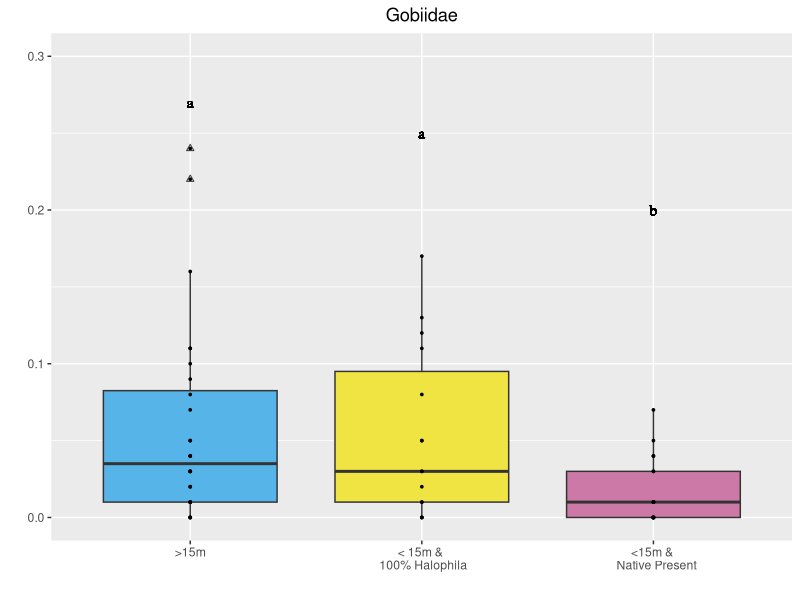
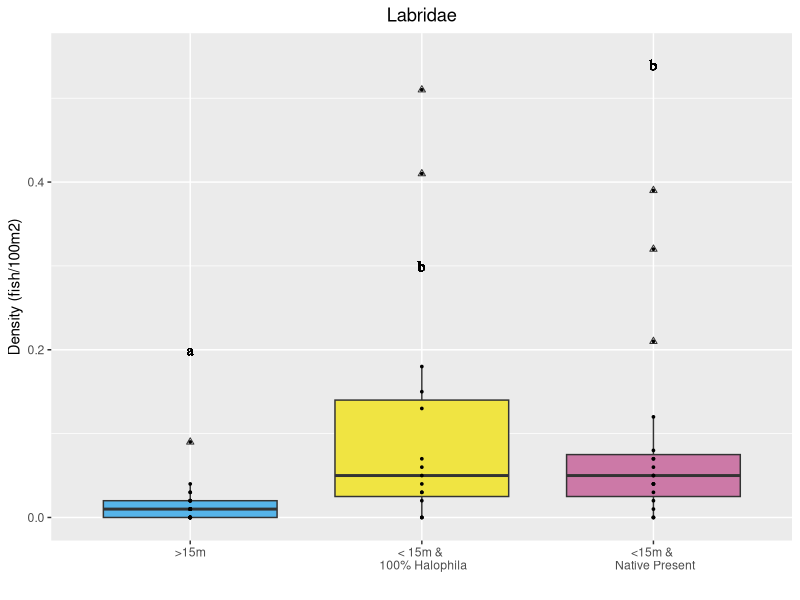
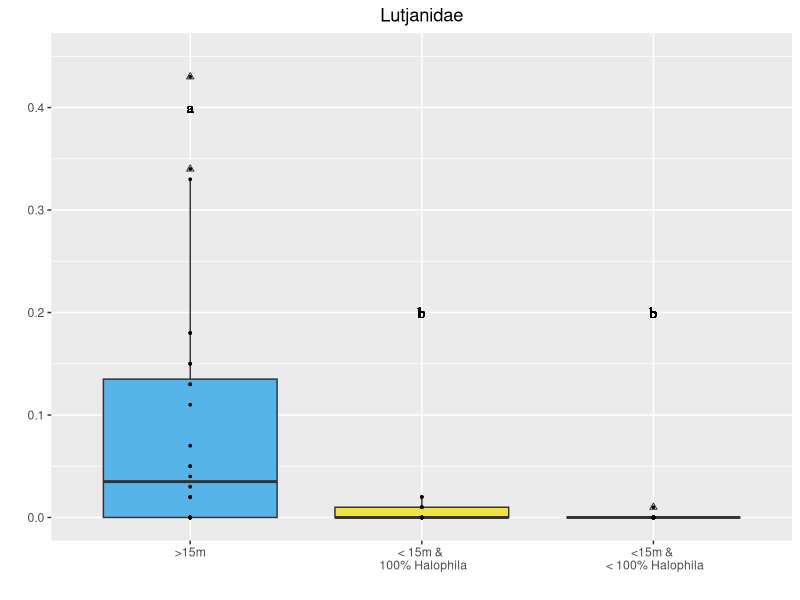
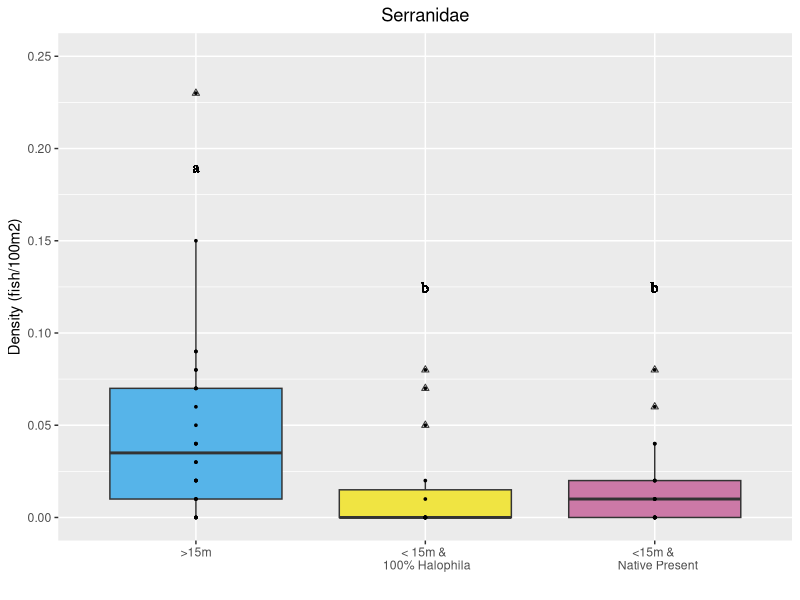
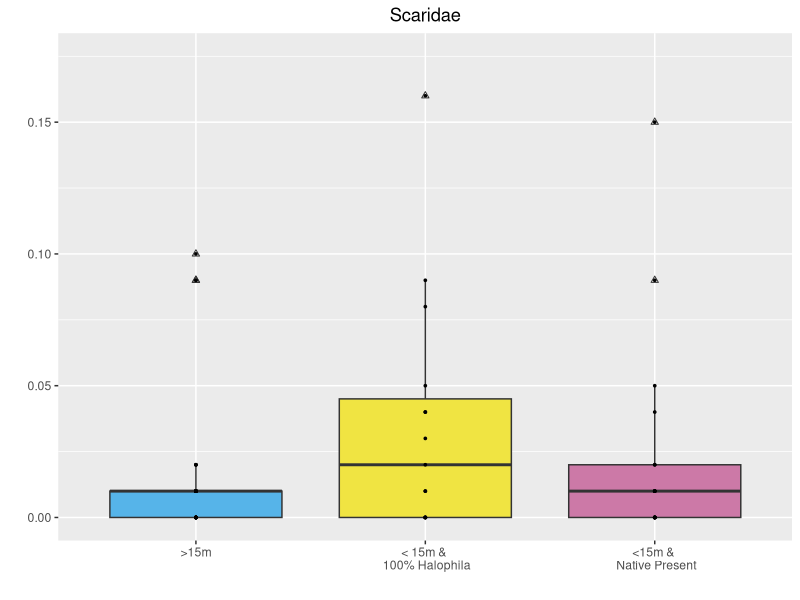
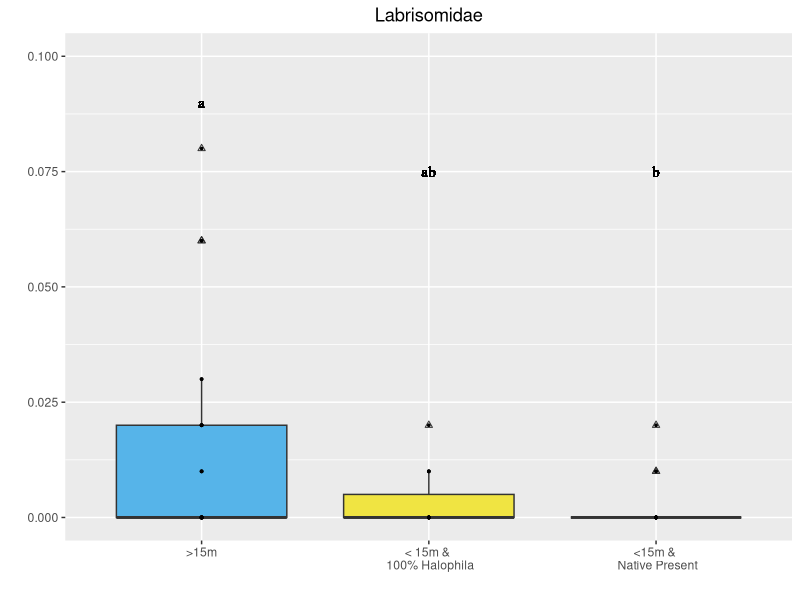
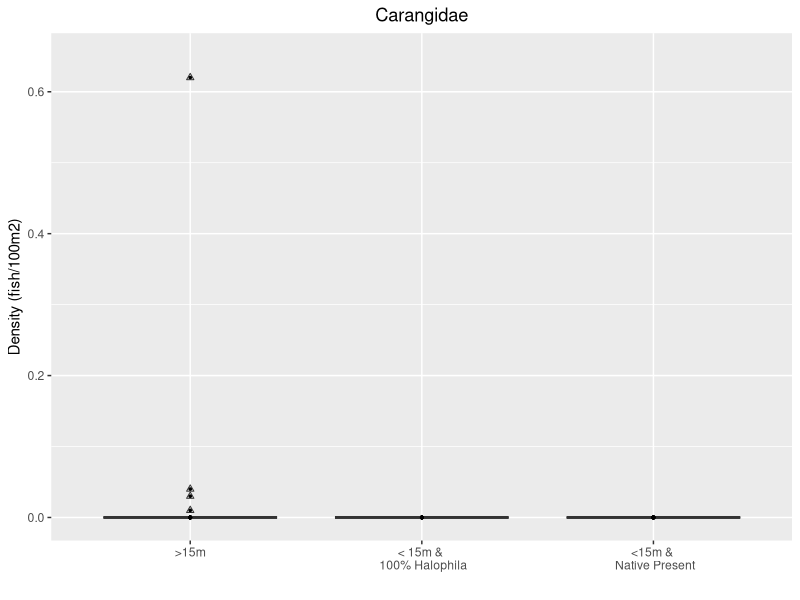
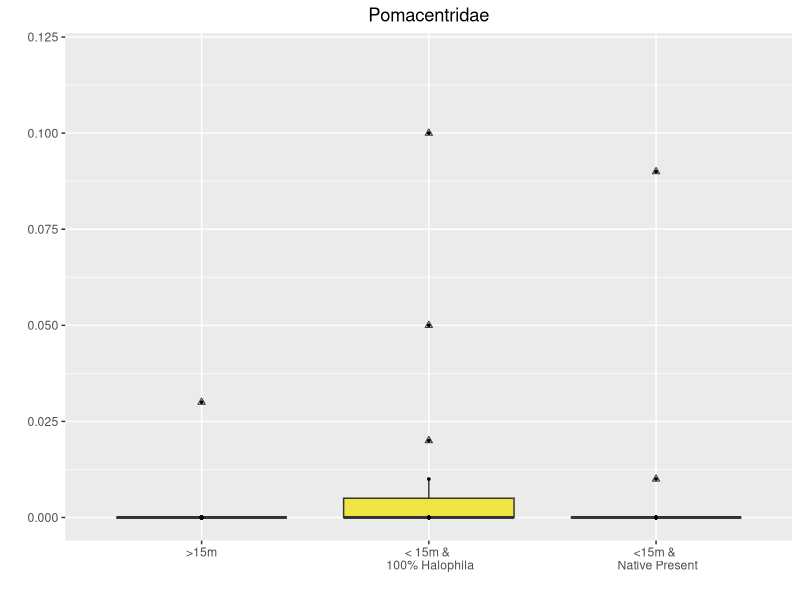

Source code (R) for these figures, in order:
## ---- chunk 1
#libraries
library(tidyverse)
library(patchwork)
#csvs needed
#seagrass information
grass<-read.csv("Data/WeFixedItAnalyzeMe.csv")
#fish family information
fish<-read.csv("AllMerged.csv")


##Seagrass
#adding a totalgrass column, sum of all grass present, and calculating the percent of present seagrass that is halophila 
grass<-grass %>% 
  mutate(totalgrass=(grass$PCovHalophila+
                       grass$PCovThalassia+
                       grass$PCovHalodule+
                       grass$PCovSyringodium)) %>% 
  mutate(PerHalTotal=(grass$PCovHalophila/
                        totalgrass))

#cannot divide by 0, when total cover is zero got nas, these we changed to zeros 
grass[is.na(grass)]<-0

##Make the depth bin categories##
grass<- grass%>% 
       mutate(dhcat = case_when((depth >= 15.0) ~ "deep",
                                (depth <= 15.0 & PerHalTotal == 1.0) ~ "hal",
                                (depth <= 15.0 & PerHalTotal < 1.0) ~ "native" ))


#count of number of fish in each family on each transect, want tabular by transect, replaced NA with zeros

fishdens<-fish%>%
  group_by(Transect)%>%
  count(Family)%>%
  pivot_wider(names_from = Family, values_from = n)%>%
  mutate_all(~replace(., is.na(.), 0))

#selected the families contributing to 90% of the differences between all groups, then determined density of each family, by taking the total count of each family divided by 100 which is the area of the transects
  fishdens<-fishdens%>%select(Transect, 
                              Labridae, 
                              Lutjanidae, 
                              Gobiidae, 
                              Serranidae, 
                              Scaridae, 
                              Labrisomidae, 
                              Carangidae, 
                              Pomacentridae, 
                              Monacanthidae )%>%
    mutate("Lab"=Labridae/100, 
                                  "Lut"=Lutjanidae/100,
                                  "Gob"=Gobiidae/100,
                                  "Ser"=Serranidae/100,
                                  "Scar"=Scaridae/100,
                                  "Labm"=Labrisomidae/100,
                                  "Car"=Carangidae/100,
                                  "Pom"=Pomacentridae/100,
                                  "Mon"=Monacanthidae/100)
  


#now merge the two dataframes, so we know the categories and the densities 

  fgmerge<-merge(fishdens, grass[,c("Transect", "dhcat")], by="Transect")

#select columns we want to plot the data, transect, all the densities and the category
plotframe <- fgmerge%>%select(Transect, 
                              Lab, 
                              Lut, 
                              Gob, 
                              Ser, 
                              Scar, 
                              Labm, 
                              Car, 
                              Pom, 
                              Mon, 
                              dhcat)

#now pivot dataframe longer, for plotting, and make the category a factor
plotframe <- plotframe%>%
  pivot_longer(cols = Lab:Mon,
               names_to = "Family",
               values_to = "density")%>%
  mutate(dhcat = as.factor(dhcat))



#get one boxplot working, look how we want it 

Gob<-plotframe%>%
    filter(Family=="Gob")%>%
    ggplot(names=labels, aes(x=dhcat, y=density, fill=dhcat))+
  geom_boxplot(outlier.shape=2)+#change the shape of outliers
  geom_point(size=0.6)+#adds the points onto plot in single line
  xlab(" ")+#no x axis labels 
  ylab(" ")+#no y axis lables
  ggtitle("Gobiidae")+
  theme(plot.title = element_text(hjust = 0.5))+#how to center the title
  scale_fill_manual(name = "Category", labels = c(">15m", "< 15m & 100% Halophila","< 15m & Native Present"),values = c("#56B4E9","#F0E442","#CC79A7"))+#pick the colors
  scale_x_discrete(labels=c(">15m", "< 15m & \n 100% Halophila","<15m & \n  Native Present"))+geom_text(aes(family="serif", fontface="plain"),x= "deep" , y=0.27, label="a")+#add first letter, family and fontface change font and remove bold
  geom_text(aes(family="serif", fontface="plain"),x= "hal" , y=0.25, label="a")+#add second letter
  geom_text(aes(family="serif", fontface="plain"), x= "native" , y=0.2, label="b")+#add third letter 
  theme(legend.position="none")+#removes legend 
    ylim(0,0.3)#manually set y axis 


Gob

#next plot Labridae

Lab<-plotframe%>%
    filter(Family=="Lab")%>%
    ggplot(names=labels, aes(x=dhcat, y=density, fill=dhcat))+
  geom_boxplot(outlier.shape=2)+#change the shape of outliers
  geom_point(size=0.6)+#adds the points onto plot in single line
  xlab(" ")+#no x axis labels 
  ylab("Density (fish/100m2)")+
  ggtitle("Labridae")+
  theme(plot.title = element_text(hjust = 0.5))+#how to center the title
  scale_fill_manual(name = "Category", labels = c(">15m", "< 15m & 100% Halophila","< 15m & Native Present"),values = c("#56B4E9","#F0E442","#CC79A7"))+#pick the colors
  scale_x_discrete(labels=c(">15m", "< 15m & \n 100% Halophila","<15m & \n Native Present"))+geom_text(aes(family="serif", fontface="plain"),x= "deep" , y=0.2, label="a")+#add first letter, family and fontface change font and remove bold
  geom_text(aes(family="serif", fontface="plain"),x= "hal" , y=0.3, label="b")+#add second letter
  geom_text(aes(family="serif", fontface="plain"), x= "native" , y=0.54, label="b")+#add third letter
  theme(legend.position="none")+#removes legend 
    ylim(0,0.55)#manually set y axis 
  
Lab
#next plot Lutjanidae 

Lut<-plotframe%>%
    filter(Family=="Lut")%>%
    ggplot(names=labels, aes(x=dhcat, y=density, fill=dhcat))+
  geom_boxplot(outlier.shape=2)+#change the shape of outliers
  geom_point(size=0.6)+#adds the points onto plot in single line
  xlab(" ")+#no x axis labels 
  ylab(" ")+
  ggtitle("Lutjanidae")+
  theme(plot.title = element_text(hjust = 0.5))+#how to center the title
  scale_fill_manual(name = "Category", labels = c(">15m", "< 15m & 100% Halophila","< 15m & <100% Halophila"),values = c("#56B4E9","#F0E442","#CC79A7"))+#pick the colors
  scale_x_discrete(labels=c(">15m", "< 15m & \n 100% Halophila","<15m & \n < 100% Halophila"))+geom_text(aes(family="serif", fontface="plain"),x= "deep" , y=0.4, label="a")+#add first letter, family and fontface change font and remove bold
  geom_text(aes(family="serif", fontface="plain"),x= "hal" , y=0.2, label="b")+#add second letter
  geom_text(aes(family="serif", fontface="plain"), x= "native" , y=0.2, label="b")+#add third letter
  theme(legend.position="none")+#removes legend 
    ylim(0,0.45)#manually set y axis 
  
Lut

#next is Serranidae
Ser<-plotframe%>%
    filter(Family=="Ser")%>%
    ggplot(names=labels, aes(x=dhcat, y=density, fill=dhcat))+
  geom_boxplot(outlier.shape=2)+#change the shape of outliers
  geom_point(size=0.6)+#adds the points onto plot in single line
  xlab(" ")+#no x axis labels 
  ylab("Density (fish/100m2)")+
  ggtitle("Serranidae")+
  theme(plot.title = element_text(hjust = 0.5))+#how to center the title
  scale_fill_manual(name = "Category", labels = c(">15m", "< 15m & 100% Halophila","< 15m & Native Present"),values = c("#56B4E9","#F0E442","#CC79A7"))+#pick the colors
  scale_x_discrete(labels=c(">15m", "< 15m & \n 100% Halophila","<15m & \n  Native Present"))+geom_text(aes(family="serif", fontface="plain"),x= "deep" , y=0.19, label="a")+#add first letter, family and fontface change font and remove bold
  geom_text(aes(family="serif", fontface="plain"),x= "hal" , y=0.125, label="b")+#add second letter
  geom_text(aes(family="serif", fontface="plain"), x= "native" , y=0.125, label="b")+#add third letter 
  theme(legend.position="none")+#removes legend 
    ylim(0,0.25)#manually set y axis 
Ser

#Scaridae is next

Scar<-plotframe%>%
    filter(Family=="Scar")%>%
    ggplot(names=labels, aes(x=dhcat, y=density, fill=dhcat))+
  geom_boxplot(outlier.shape=2)+#change the shape of outliers
  geom_point(size=0.6)+#adds the points onto plot in single line
  xlab(" ")+#no x axis labels 
  ylab(" ")+#n y axis labels
  ggtitle("Scaridae")+
  theme(plot.title = element_text(hjust = 0.5))+#how to center the title
  scale_fill_manual(name = "Category", labels = c(">15m", "< 15m & 100% Halophila","< 15m & <100% Halophila"),values = c("#56B4E9","#F0E442","#CC79A7"))+#pick the colors
  scale_x_discrete(labels=c(">15m", "< 15m & \n 100% Halophila","<15m & \n Native Present"))+theme(legend.position="none")+#removes legend 
    ylim(0,0.175)#manually set y axis 

Scar

#Labrisomidae is next

Labm<-plotframe%>%
    filter(Family=="Labm")%>%
    ggplot(names=labels, aes(x=dhcat, y=density, fill=dhcat))+
  geom_boxplot(outlier.shape=2)+#change the shape of outliers
  geom_point(size=0.6)+#adds the points onto plot in single line
  xlab(" ")+#no x axis labels 
  ylab(" ")+#no y axis labels
  ggtitle("Labrisomidae")+
  theme(plot.title = element_text(hjust = 0.5))+#how to center the title
  scale_fill_manual(name = "Category", labels = c(">15m", "< 15m & 100% Halophila","< 15m & <100% Halophila"),values = c("#56B4E9","#F0E442","#CC79A7"))+#pick the colors
  scale_x_discrete(labels=c(">15m", "< 15m & \n 100% Halophila","<15m & \n Native Present"))+geom_text(aes(family="serif", fontface="plain"),x= "deep" , y=0.09, label="a")+#add first letter, family and fontface change font and remove bold
  geom_text(aes(family="serif", fontface="plain"),x= "hal" , y=0.075, label="ab")+#add second letter
  geom_text(aes(family="serif", fontface="plain"), x= "native" , y=0.075, label="b")+#add third letter 
  theme(legend.position="none")+#removes legend 
    ylim(0,0.1)#manually set y axis 

Labm

#Car is next Carangidae
Car<-plotframe%>%
    filter(Family=="Car")%>%
    ggplot(names=labels, aes(x=dhcat, y=density, fill=dhcat))+
  geom_boxplot(outlier.shape=2)+#change the shape of outliers
  geom_point(size=0.6)+#adds the points onto plot in single line
  xlab(" ")+#no x axis labels 
  ylab("Density (fish/100m2)")+
  ggtitle("Carangidae")+
  theme(plot.title = element_text(hjust = 0.5))+#how to center the title
  scale_fill_manual(name = "Category", labels = c(">15m", "< 15m & 100% Halophila","< 15m & Native Present"),values = c("#56B4E9","#F0E442","#CC79A7"))+#pick the colors
  scale_x_discrete(labels=c(">15m", "< 15m & \n 100% Halophila","<15m & \n Native Present"))+
  theme(legend.position="none")+#removes legend 
    ylim(0,0.65)#manually set y axis 
  
Car

#next is  Pomacentridae

Pom<-plotframe%>%
    filter(Family=="Pom")%>%
    ggplot(names=labels, aes(x=dhcat, y=density, fill=dhcat))+
  geom_boxplot(outlier.shape=2)+#change the shape of outliers
  geom_point(size=0.6)+#adds the points onto plot in single line
  xlab(" ")+#no x axis labels 
  ylab(" ")+#n y axis labels
  ggtitle("Pomacentridae")+
  theme(plot.title = element_text(hjust = 0.5))+#how to center the title
  scale_fill_manual(name = "Category", labels = c(">15m", "< 15m & 100% Halophila","< 15m & Native Present"),values = c("#56B4E9","#F0E442","#CC79A7"))+#pick the colors
  scale_x_discrete(labels=c(">15m", "< 15m & \n 100% Halophila","<15m & \n Native Present"))+theme(legend.position="none")+#removes legend 
    ylim(0,0.12)#manually set y axis 
  
Pom

#next is Monacanthidae

Mon<-plotframe%>%
    filter(Family=="Mon")%>%
    ggplot(names=labels, aes(x=dhcat, y=density, fill=dhcat))+
  geom_boxplot(outlier.shape=2)+#change the shape of outliers
  geom_point(size=0.6)+#adds the points onto plot in single line
  xlab(" ")+#no x axis labels 
  ylab(" ")+#no y axis labels
  ggtitle("Monacanthidae")+
  theme(plot.title = element_text(hjust = 0.5))+#how to center the title
  scale_fill_manual(name = "Category", labels = c(">15m", "< 15m & 100% Halophila","< 15m & Native Present"),values = c("#56B4E9","#F0E442","#CC79A7"))+#pick the colors
  scale_x_discrete(labels=c(">15m", "< 15m & \n 100% Halophila","<15m & \n Native Present"))+
    ylim(0,0.035)#manually set y axis 
  
Mon

#patchwork help  https://gotellilab.github.io/GotelliLabMeetingHacks/NickGotelli/ggplotPatchwork.html
DifferentScales<-Lab+Lut+Gob+Ser+Scar+Labm+Car+Pom+Mon+plot_layout(ncol=3)

DifferentScales
